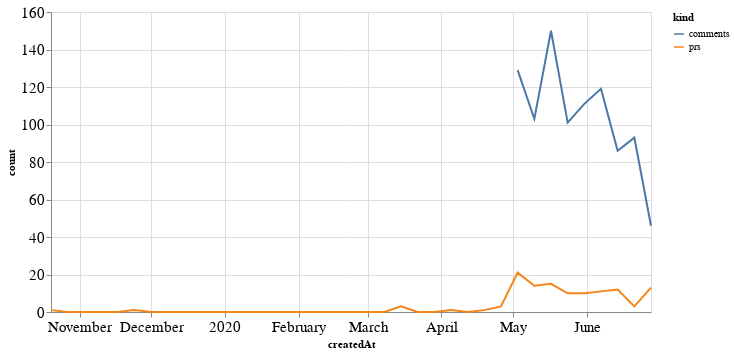

Notebook cell for this chart:
### Code cell
alt.Chart(total_time, width=600).mark_line().encode(
    x='createdAt',
    y='count',
    color='kind'
)

### Figure 1 — Vega-Lite specification as saved in the notebook (floating-point values rounded to 4 significant figures)
{"config": {"axisLeft": {"labelFontSize": 15}, "axisBottom": {"labelFontSize": 15}}, "data": {"name": "data-6e3bf21a2a0b42842dfcabf4705d1fce"}, "mark": "line", "encoding": {"color": {"type": "nominal", "field": "kind"}, "x": {"type": "temporal", "field": "createdAt"}, "y": {"type": "quantitative", "field": "count"}}, "width": 600, "$schema": "https://vega.github.io/schema/vega-lite/v4.8.1.json", "datasets": {"data-6e3bf21a2a0b42842dfcabf4705d1fce": [{"createdAt": "2019-10-20T00:00:00", "kind": "prs", "count": 1.0}, {"createdAt": "2019-10-27T00:00:00", "kind": "prs", "count": 0.0}, {"createdAt": "2019-11-03T00:00:00", "kind": "prs", "count": 0.0}, {"createdAt": "2019-11-10T00:00:00", "kind": "prs", "count": 0.0}, {"createdAt": "2019-11-17T00:00:00", "kind": "prs", "count": 0.0}, {"createdAt": "2019-11-24T00:00:00", "kind": "prs", "count": 1.0}, {"createdAt": "2019-12-01T00:00:00", "kind": "prs", "count": 0.0}, {"createdAt": "2019-12-08T00:00:00", "kind": "prs", "count": 0.0}, {"createdAt": "2019-12-15T00:00:00", "kind": "prs", "count": 0.0}, {"createdAt": "2019-12-22T00:00:00", "kind": "prs", "count": 0.0}, {"createdAt": "2019-12-29T00:00:00", "kind": "prs", "count": 0.0}, {"createdAt": "2020-01-05T00:00:00", "kind": "prs", "count": 0.0}, {"createdAt": "2020-01-12T00:00:00", "kind": "prs", "count": 0.0}, {"createdAt": "2020-01-19T00:00:00", "kind": "prs", "count": 0.0}, {"createdAt": "2020-01-26T00:00:00", "kind": "prs", "count": 0.0}, {"createdAt": "2020-02-02T00:00:00", "kind": "prs", "count": 0.0}, {"createdAt": "2020-02-09T00:00:00", "kind": "prs", "count": 0.0}, {"createdAt": "2020-02-16T00:00:00", "kind": "prs", "count": 0.0}, {"createdAt": "2020-02-23T00:00:00", "kind": "prs", "count": 0.0}, {"createdAt": "2020-03-01T00:00:00", "kind": "prs", "count": 0.0}, {"createdAt": "2020-03-08T00:00:00", "kind": "prs", "count": 0.0}, {"createdAt": "2020-03-15T00:00:00", "kind": "prs", "count": 3.0}, {"createdAt": "2020-03-22T00:00:00", "kind": "prs", "count": 0.0}, {"createdAt": "2020-03-29T00:00:00", "kind": "prs", "count": 0.0}, {"createdAt": "2020-04-05T00:00:00", "kind": "prs", "count": 1.0}, {"createdAt": "2020-04-12T00:00:00", "kind": "prs", "count": 0.0}, {"createdAt": "2020-04-19T00:00:00", "kind": "prs", "count": 1.0}, {"createdAt": "2020-04-26T00:00:00", "kind": "prs", "count": 3.0}, {"createdAt": "2020-05-03T00:00:00", "kind": "prs", "count": 21.0}, {"createdAt": "2020-05-10T00:00:00", "kind": "prs", "count": 14.0}, {"createdAt": "2020-05-17T00:00:00", "kind": "prs", "count": 15.0}, {"createdAt": "2020-05-24T00:00:00", "kind": "prs", "count": 10.0}, {"createdAt": "2020-05-31T00:00:00", "kind": "prs", "count": 10.0}, {"createdAt": "2020-06-07T00:00:00", "kind": "prs", "count": 11.0}, {"createdAt": "2020-06-14T00:00:00", "kind": "prs", "count": 12.0}, {"createdAt": "2020-06-21T00:00:00", "kind": "prs", "count": 3.0}, {"createdAt": "2020-06-28T00:00:00", "kind": "prs", "count": 13.0}, {"createdAt": "2019-10-20T00:00:00", "kind": "comments", "count": null}, {"createdAt": "2019-10-27T00:00:00", "kind": "comments", "count": null}, {"createdAt": "2019-11-03T00:00:00", "kind": "comments", "count": null}, {"createdAt": "2019-11-10T00:00:00", "kind": "comments", "count": null}, {"createdAt": "2019-11-17T00:00:00", "kind": "comments", "count": null}, {"createdAt": "2019-11-24T00:00:00", "kind": "comments", "count": null}, {"createdAt": "2019-12-01T00:00:00", "kind": "comments", "count": null}, {"createdAt": "2019-12-08T00:00:00", "kind": "comments", "count": null}, {"createdAt": "2019-12-15T00:00:00", "kind": "comments", "count": null}, {"createdAt": "2019-12-22T00:00:00", "kind": "comments", "count": null}, {"createdAt": "2019-12-29T00:00:00", "kind": "comments", "count": null}, {"createdAt": "2020-01-05T00:00:00", "kind": "comments", "count": null}, {"createdAt": "2020-01-12T00:00:00", "kind": "comments", "count": null}, {"createdAt": "2020-01-19T00:00:00", "kind": "comments", "count": null}, {"createdAt": "2020-01-26T00:00:00", "kind": "comments", "count": null}, {"createdAt": "2020-02-02T00:00:00", "kind": "comments", "count": null}, {"createdAt": "2020-02-09T00:00:00", "kind": "comments", "count": null}, {"createdAt": "2020-02-16T00:00:00", "kind": "comments", "count": null}, {"createdAt": "2020-02-23T00:00:00", "kind": "comments", "count": null}, {"createdAt": "2020-03-01T00:00:00", "kind": "comments", "count": null}, {"createdAt": "2020-03-08T00:00:00", "kind": "comments", "count": null}, {"createdAt": "2020-03-15T00:00:00", "kind": "comments", "count": null}, {"createdAt": "2020-03-22T00:00:00", "kind": "comments", "count": null}, {"createdAt": "2020-03-29T00:00:00", "kind": "comments", "count": null}, {"createdAt": "2020-04-05T00:00:00", "kind": "comments", "count": null}, {"createdAt": "2020-04-12T00:00:00", "kind": "comments", "count": null}, {"createdAt": "2020-04-19T00:00:00", "kind": "comments", "count": null}, {"createdAt": "2020-04-26T00:00:00", "kind": "comments", "count": null}, {"createdAt": "2020-05-03T00:00:00", "kind": "comments", "count": 129.0}, {"createdAt": "2020-05-10T00:00:00", "kind": "comments", "count": 103.0}, {"createdAt": "2020-05-17T00:00:00", "kind": "comments", "count": 150.0}, {"createdAt": "2020-05-24T00:00:00", "kind": "comments", "count": 101.0}, {"createdAt": "2020-05-31T00:00:00", "kind": "comments", "count": 111.0}, {"createdAt": "2020-06-07T00:00:00", "kind": "comments", "count": 119.0}, {"createdAt": "2020-06-14T00:00:00", "kind": "comments", "count": 86.0}, {"createdAt": "2020-06-21T00:00:00", "kind": "comments", "count": 93.0}, {"createdAt": "2020-06-28T00:00:00", "kind": "comments", "count": 46.0}]}}
